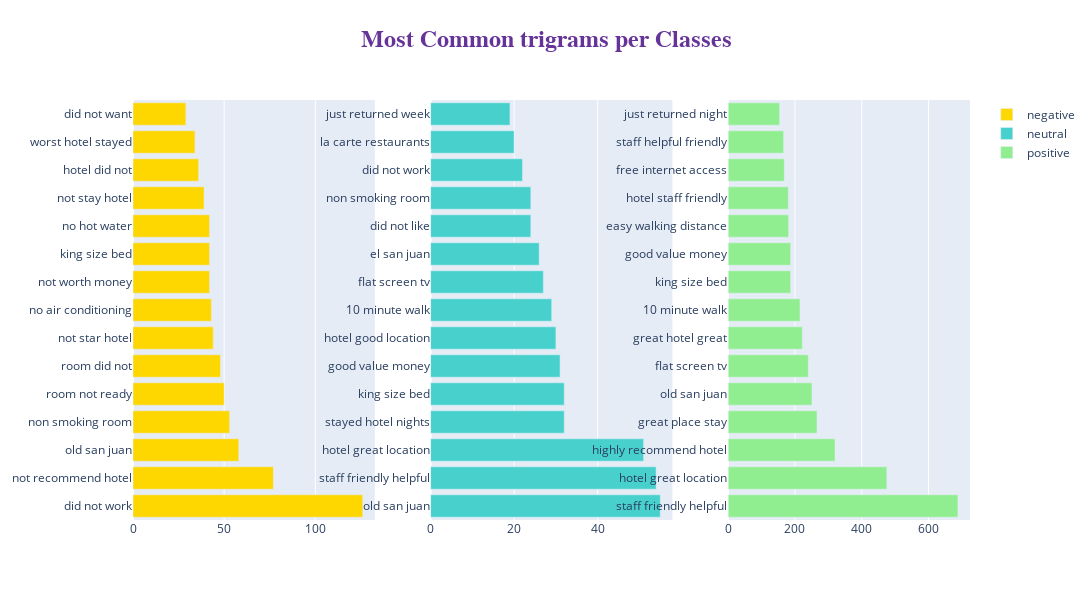

The notebook cell this image was saved under:
### Code cell
#trigram

fig = make_subplots(rows=1, cols=3)
title_ = ["negative", "neutral", "positive"]

for i in range(3):
    texts = df[df["label"] == i]['tokenized_review']

    new = texts.str.split()
    new = new.values.tolist()
    corpus = [word for i in new for word in i]

    top_n_bigrams = _get_top_ngram(texts, 3)[:15]
    x, y = map(list, zip(*top_n_bigrams))

    fig.add_trace(go.Bar(
                x=y,
                y=x,
                orientation='h', type="bar",
        name=title_[i], marker=dict(color=colors[i])), 1, i+1),

fig.update_layout(
    autosize=False,
    width=2000,
    height=600,title=dict(
        text='<b>Most Common trigrams per Classes</b>',
        x=0.5,
        y=0.95,
        font=dict(
        family="Courier New, monospace",
        size=24,
        color="RebeccaPurple"
        )
    ))
    
fig.show()

### Figure 1 — Plotly figure (JSON) as saved in the notebook; plotly's stock layout.template omitted (floating-point values rounded to 4 significant figures)
{"data": [{"marker": {"color": "gold"}, "name": "negative", "orientation": "h", "type": "bar", "x": [126, 77, 58, 53, 50, 48, 44, 43, 42, 42, 42, 39, 36, 34, 29], "xaxis": "x", "y": ["did not work", "not recommend hotel", "old san juan", "non smoking room", "room not ready", "room did not", "not star hotel", "no air conditioning", "not worth money", "king size bed", "no hot water", "not stay hotel", "hotel did not", "worst hotel stayed", "did not want"], "yaxis": "y"}, {"marker": {"color": "mediumturquoise"}, "name": "neutral", "orientation": "h", "type": "bar", "x": [55, 54, 51, 32, 32, 31, 30, 29, 27, 26, 24, 24, 22, 20, 19], "xaxis": "x2", "y": ["old san juan", "staff friendly helpful", "hotel great location", "stayed hotel nights", "king size bed", "good value money", "hotel good location", "10 minute walk", "flat screen tv", "el san juan", "did not like", "non smoking room", "did not work", "la carte restaurants", "just returned week"], "yaxis": "y2"}, {"marker": {"color": "lightgreen"}, "name": "positive", "orientation": "h", "type": "bar", "x": [688, 475, 320, 266, 251, 240, 222, 215, 187, 187, 181, 180, 168, 166, 154], "xaxis": "x3", "y": ["staff friendly helpful", "hotel great location", "highly recommend hotel", "great place stay", "old san juan", "flat screen tv", "great hotel great", "10 minute walk", "king size bed", "good value money", "easy walking distance", "hotel staff friendly", "free internet access", "staff helpful friendly", "just returned night"], "yaxis": "y3"}], "layout": {"autosize": false, "height": 600, "title": {"font": {"color": "RebeccaPurple", "family": "Courier New, monospace", "size": 24}, "text": "<b>Most Common trigrams per Classes</b>", "x": 0.5, "y": 0.95}, "width": 2000, "xaxis": {"anchor": "y", "domain": [0, 0.2889]}, "xaxis2": {"anchor": "y2", "domain": [0.3556, 0.6444]}, "xaxis3": {"anchor": "y3", "domain": [0.7111, 1]}, "yaxis": {"anchor": "x", "domain": [0, 1]}, "yaxis2": {"anchor": "x2", "domain": [0, 1]}, "yaxis3": {"anchor": "x3", "domain": [0, 1]}}}
